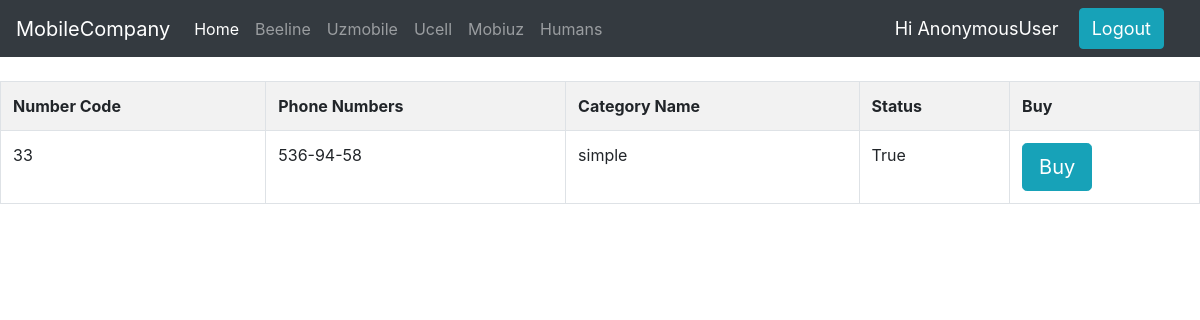
The page /BuyHumansNumber on the database its author committed.
### mobile_company/models.py (models this page shows)
class PhoneNumbers(models.Model):
    numbercode = models.ForeignKey(NumberCodes, null=True, on_delete=models.SET_NULL)
    phonenumber = models.CharField(max_length=100, null=True)
    categoryname = models.ForeignKey(Category, null=True, on_delete=models.SET_NULL)
    status = models.BooleanField(default=False)
    def __str__(self):
        return self.phonenumber

class NumberCodes(models.Model):
    code = models.CharField(max_length=100, null=True)
    providerName = models.ForeignKey(Providers, null=True, on_delete=models.SET_NULL)
    def __str__(self):
        return self.code

class Category(models.Model):
    name = models.CharField(max_length=100, null=True)
    description = models.TextField(max_length=100, null=True)
    def __str__(self):
        return self.name

### mobile_company/views.py (the view)
# urls.py: path('BuyHumansNumber', views.HumansPage, name="HumansPage"),
def HumansPage(request):
    numbers1 = NumberCodes.objects.get(code='33')
    phonenumbers = PhoneNumbers.objects.filter(numbercode=numbers1)
    return render(request, 'mobile_company/HumansPage.html', {'phonenumbers': phonenumbers,})

### mobile_company/templates/mobile_company/HumansPage.html
{% extends 'mobile_company/Main_for_Customer.html' %}
{% block content %}
    <br>
    <div>
        <div>
            <div>
                <table class="table table-striped table-bordered table-hover">
                    <tr>
                        <th> Number Code </th>
                        <th> Phone Numbers </th>
                        <th> Category Name </th>
                        <th> Status </th>
                        <th> Buy </th>
                    </tr>
                    {% for i in phonenumbers %}
                        <tr>
                            <td>{{ i.numbercode }}</td>
                            <td>{{ i }}</td>
                            <td>{{ i.categoryname }}</td>
                            <td>{{ i.status }}</td>
                            <td><a class="btn btn-primary btn-lg btn-info" href="{% url 'BuyNumber' i.id %}"> Buy </a></td>
                        </tr>
                    {% endfor %}
                </table>
            </div>
        </div>
    </div>
{% endblock %}

### rows shown on the page
PhoneNumbers: numbercode "33", phonenumber "536-94-58", categoryname "simple", status "True"

### other values the page prints
{{ request.user }} "AnonymousUser"
